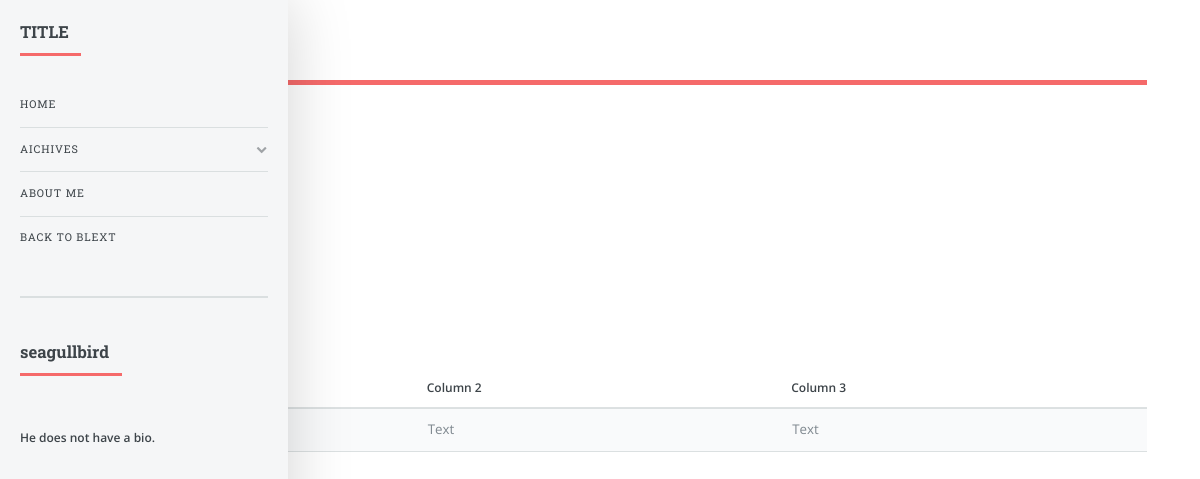
The app's page /user/seagullbird/21 with its own data.
### app/models.py (models this page shows, shortened)
class Blog(db.Model):
    __tablename__ = 'blogs'
    id = db.Column(db.Integer, primary_key=True)
    title = db.Column(db.String(128))
    summary_text = db.Column(db.Text)
    summary = db.Column(db.Text)
    category_id = db.Column(db.Integer, db.ForeignKey('categories.id'))
    tags = db.relationship('Tag', secondary=blog_tag,
                           backref=db.backref('blogs', lazy='dynamic'))
    body = db.Column(db.Text)
    html = db.Column(db.Text)
    timestamp = db.Column(db.DateTime, index=True, default=datetime.utcnow)
    author_id = db.Column(db.Integer, db.ForeignKey('users.id'))
    draft = db.Column(db.Boolean, default=False)

class User(db.Model, UserMixin):
    __tablename__ = 'users'
    id = db.Column(db.Integer, primary_key=True)
    username = db.Column(db.String(64), unique=True, index=True)
    email = db.Column(db.String(64), unique=True, index=True)
    blogs = db.relationship('Blog', backref='author', lazy='dynamic')
    password_hash = db.Column(db.String(128))
    confirmed = db.Column(db.Boolean, default=False)
    bio = db.Column(db.String(64))
    about_me_text = db.Column(db.Text)
    about_me = db.Column(db.Text)
    avatar_url = db.Column(db.String(256))
    blog_title = db.Column(db.String(32))
    categories = db.relationship('Category', backref='author', lazy='dynamic')
    tags = db.relationship('Tag', backref='author', lazy='dynamic')
    @property
    def password(self):
        raise AttributeError('password is not a readable attribute')

### app/user/views.py (the view)
@user.route('/<username>/<int:blog_id>')
def blog_page(username, blog_id):
    host_user = User.query.filter_by(username=username).first()
    blog = Blog.query.filter_by(id=blog_id).first()
    if host_user and blog:
        if (current_user.is_authenticated and host_user.id == current_user.id) or not blog.draft:
            return render_template('/user/blog_page.html', blog=blog, host_user=host_user)
    abort(404)

### app/auth/views.py (called while the page is built)
@auth.before_app_request
def before_request():
    if current_user.is_authenticated \
            and not current_user.confirmed \
            and request.endpoint[:5] != 'auth.' \
            and request.endpoint != 'static':
        return redirect(url_for('auth.unconfirmed'))

### app/main/views.py (called while the page is built)
@main.after_app_request
def after_request(response):
    for query in get_debug_queries():
        if query.duration >= current_app.config['BLEXT_SLOW_DB_QUERY_TIME']:
            current_app.logger.warning(
                'Slow query: %s\nParameters: %s\nDuration: %fs\nContext: %s\n'
                % (query.statement, query.parameters, query.duration,
                   query.context))
    return response

### app/templates/user/blog_page.html (shortened to what this page needs)
{% extends "user/base.html" %}
{% block page_content %}
<div id="main">
    <div class="inner">
        <header id="header">
        </header>
        <section>
            <header class="main">
                <h1>{{ blog.title }}</h1>
            </header>
            {{blog.html|safe}}
        </section>
    </div>
</div>
{% endblock %}

### app/templates/user/base.html (shortened to what this page needs)
{% extends "bootstrap/base.html" %}
{% import "bootstrap/wtf.html" as wtf %}
{% block head %}
{{ super() }}
<link rel="stylesheet" href="{{ url_for('static', filename='css/editorial/main.css') }}" />
<link rel="stylesheet" type="text/css" href="{{ url_for('static', filename='css/simplemde.min.css') }}">
<link rel="stylesheet" href="{{ url_for('static', filename='css/github.css') }}" />
<link rel="stylesheet" href="{{ url_for('static', filename='css/ns-style-growl.css') }}" />
<link rel="stylesheet" href="{{ url_for('static', filename='css/ns-default.css') }}" />
{% endblock %}
{% block content %}
<div id="wrapper">
    {% block page_content %}{% endblock %}
    <div id="sidebar">
        <div class="inner">
            <nav id="menu">
                <header class="major">
                    <h2>
						{{ host_user.blog_title or host_user.username+"'s blog"}}
                    </h2>
                </header>
                <ul>
                    <li><a href="{{ url_for('user.index', username=host_user.username) }}">Home</a></li>
                    <li>
                        <span class="opener">Aichives</span>
                    </li>
                    <li><a href="{{ url_for('user.about_me', username=host_user.username) }}">About Me</a></li>
                    <li><a href="{{ url_for('main.index') }}">Back to BLEXT</a></li>
                </ul>
            </nav>
            <section>
                <header class="major">
                    <h2>{{ host_user.username }}</h2>
                </header>
                <div class="mini-posts">
                    <article>
                        <strong>
                        {% if host_user == current_user %}
                            {% if host_user.bio %}
                            <p>{{ host_user.bio }}</p>
                            {% else %}
                            <a href="{{ url_for('settings.profile_setting') }}">
                                Add a Bio
                            </a>
                            {% endif %}
                        {% else %}
                        <p>{{ host_user.bio or 'He does not have a bio.' }}</p>
                        {% endif %}
                        </strong>
                    </article>
                </div>
            </section>
        </div>
    </div>
</div>
{% endblock %}

### records on screen
Blog: html "Column 2 Column 3 Text Text"
User: blog_title "TITLE", username "seagullbird", bio "He does not have a bio."
